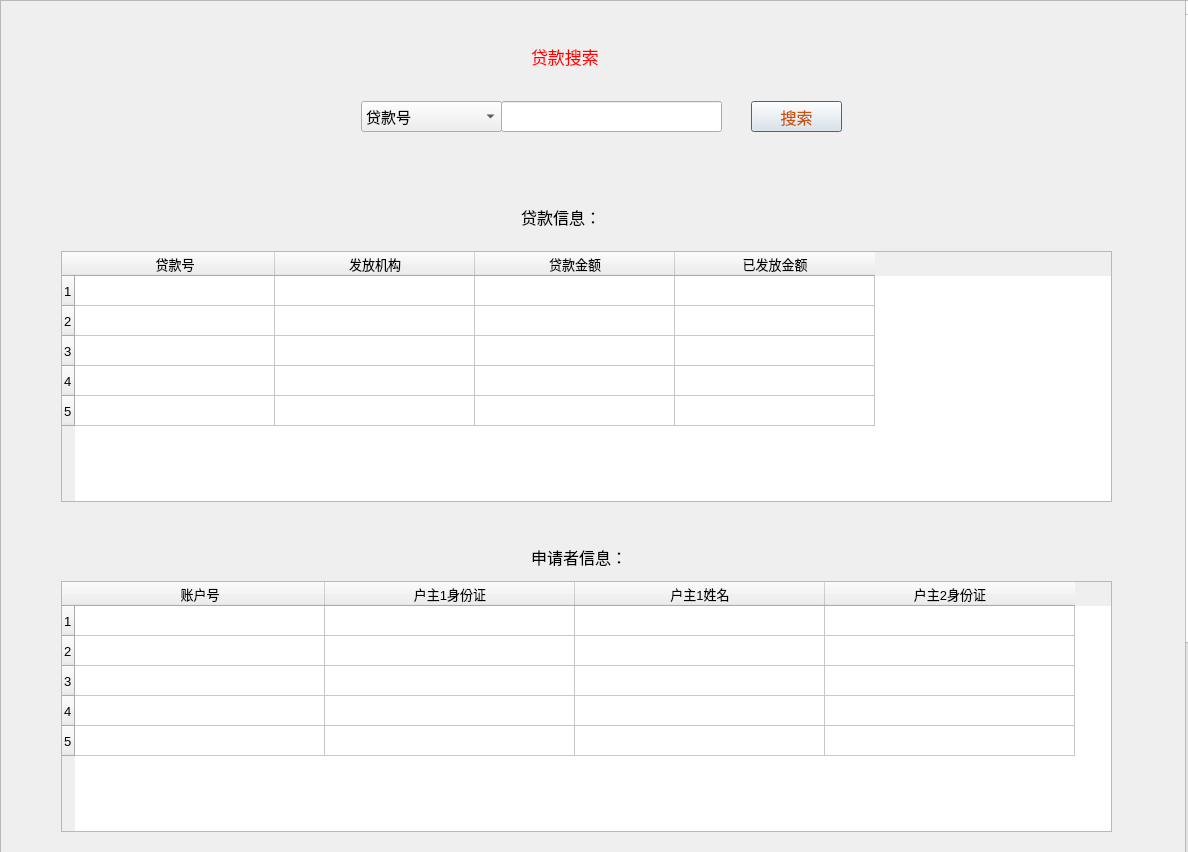
<?xml version="1.0" encoding="UTF-8"?>
<ui version="4.0">
 <class>laonSearch</class>
 <widget class="QDialog" name="laonSearch">
  <property name="geometry">
   <rect>
    <x>0</x>
    <y>0</y>
    <width>1188</width>
    <height>852</height>
   </rect>
  </property>
  <property name="windowTitle">
   <string>Dialog</string>
  </property>
  <widget class="QScrollArea" name="scrollArea">
   <property name="geometry">
    <rect>
     <x>0</x>
     <y>0</y>
     <width>1200</width>
     <height>1000</height>
    </rect>
   </property>
   <property name="verticalScrollBarPolicy">
    <enum>Qt::ScrollBarAlwaysOn</enum>
   </property>
   <property name="horizontalScrollBarPolicy">
    <enum>Qt::ScrollBarAlwaysOn</enum>
   </property>
   <property name="widgetResizable">
    <bool>false</bool>
   </property>
   <widget class="QWidget" name="scrollAreaWidgetContents">
    <property name="geometry">
     <rect>
      <x>0</x>
      <y>0</y>
      <width>2000</width>
      <height>1500</height>
     </rect>
    </property>
    <property name="styleSheet">
     <string notr="true">#scrollAreaWidgetContents {border-image: url(:/2.jpg);}
</string>
    </property>
    <widget class="QPushButton" name="Search">
     <property name="geometry">
      <rect>
       <x>750</x>
       <y>100</y>
       <width>91</width>
       <height>31</height>
      </rect>
     </property>
     <property name="font">
      <font>
       <pointsize>12</pointsize>
      </font>
     </property>
     <property name="styleSheet">
      <string notr="true">color:rgb(200, 84, 6)</string>
     </property>
     <property name="text">
      <string>搜索</string>
     </property>
    </widget>
    <widget class="QLabel" name="label">
     <property name="geometry">
      <rect>
       <x>530</x>
       <y>40</y>
       <width>111</width>
       <height>31</height>
      </rect>
     </property>
     <property name="font">
      <font>
       <pointsize>13</pointsize>
      </font>
     </property>
     <property name="styleSheet">
      <string notr="true">color:red</string>
     </property>
     <property name="text">
      <string>贷款搜索</string>
     </property>
    </widget>
    <widget class="QTableWidget" name="pay">
     <property name="geometry">
      <rect>
       <x>50</x>
       <y>930</y>
       <width>1051</width>
       <height>251</height>
      </rect>
     </property>
     <property name="font">
      <font>
       <pointsize>10</pointsize>
      </font>
     </property>
     <attribute name="horizontalHeaderDefaultSectionSize">
      <number>205</number>
     </attribute>
     <row>
      <property name="text">
       <string>1</string>
      </property>
     </row>
     <row>
      <property name="text">
       <string>2</string>
      </property>
     </row>
     <row>
      <property name="text">
       <string>3</string>
      </property>
     </row>
     <row>
      <property name="text">
       <string>4</string>
      </property>
     </row>
     <row>
      <property name="text">
       <string>5</string>
      </property>
     </row>
     <column>
      <property name="text">
       <string>账户号</string>
      </property>
     </column>
     <column>
      <property name="text">
       <string>11</string>
      </property>
     </column>
     <column>
      <property name="text">
       <string>户主1身份证</string>
      </property>
     </column>
     <column>
      <property name="text">
       <string>户主1姓名</string>
      </property>
     </column>
     <column>
      <property name="text">
       <string>户主2身份证</string>
      </property>
     </column>
     <item row="0" column="0">
      <property name="text">
       <string/>
      </property>
     </item>
    </widget>
    <widget class="QLabel" name="ts">
     <property name="geometry">
      <rect>
       <x>380</x>
       <y>150</y>
       <width>461</width>
       <height>21</height>
      </rect>
     </property>
     <property name="font">
      <font>
       <pointsize>11</pointsize>
      </font>
     </property>
     <property name="styleSheet">
      <string notr="true">color:red</string>
     </property>
     <property name="text">
      <string/>
     </property>
    </widget>
    <widget class="QLabel" name="label_3">
     <property name="geometry">
      <rect>
       <x>530</x>
       <y>540</y>
       <width>131</width>
       <height>31</height>
      </rect>
     </property>
     <property name="font">
      <font>
       <pointsize>12</pointsize>
      </font>
     </property>
     <property name="text">
      <string>申请者信息：</string>
     </property>
    </widget>
    <widget class="QTableWidget" name="client">
     <property name="geometry">
      <rect>
       <x>60</x>
       <y>580</y>
       <width>1051</width>
       <height>251</height>
      </rect>
     </property>
     <property name="font">
      <font>
       <pointsize>10</pointsize>
      </font>
     </property>
     <attribute name="horizontalHeaderDefaultSectionSize">
      <number>250</number>
     </attribute>
     <row>
      <property name="text">
       <string>1</string>
      </property>
     </row>
     <row>
      <property name="text">
       <string>2</string>
      </property>
     </row>
     <row>
      <property name="text">
       <string>3</string>
      </property>
     </row>
     <row>
      <property name="text">
       <string>4</string>
      </property>
     </row>
     <row>
      <property name="text">
       <string>5</string>
      </property>
     </row>
     <column>
      <property name="text">
       <string>账户号</string>
      </property>
     </column>
     <column>
      <property name="text">
       <string>户主1身份证</string>
      </property>
     </column>
     <column>
      <property name="text">
       <string>户主1姓名</string>
      </property>
     </column>
     <column>
      <property name="text">
       <string>户主2身份证</string>
      </property>
     </column>
     <item row="0" column="0">
      <property name="text">
       <string/>
      </property>
     </item>
    </widget>
    <widget class="QLabel" name="label_2">
     <property name="geometry">
      <rect>
       <x>520</x>
       <y>200</y>
       <width>101</width>
       <height>31</height>
      </rect>
     </property>
     <property name="font">
      <font>
       <pointsize>12</pointsize>
      </font>
     </property>
     <property name="text">
      <string>贷款信息：</string>
     </property>
    </widget>
    <widget class="QLineEdit" name="text">
     <property name="geometry">
      <rect>
       <x>500</x>
       <y>100</y>
       <width>221</width>
       <height>31</height>
      </rect>
     </property>
     <property name="font">
      <font>
       <pointsize>12</pointsize>
      </font>
     </property>
     <property name="text">
      <string/>
     </property>
    </widget>
    <widget class="QTableWidget" name="loan">
     <property name="geometry">
      <rect>
       <x>60</x>
       <y>250</y>
       <width>1051</width>
       <height>251</height>
      </rect>
     </property>
     <property name="font">
      <font>
       <pointsize>10</pointsize>
      </font>
     </property>
     <attribute name="horizontalHeaderDefaultSectionSize">
      <number>200</number>
     </attribute>
     <row>
      <property name="text">
       <string>1</string>
      </property>
     </row>
     <row>
      <property name="text">
       <string>2</string>
      </property>
     </row>
     <row>
      <property name="text">
       <string>3</string>
      </property>
     </row>
     <row>
      <property name="text">
       <string>4</string>
      </property>
     </row>
     <row>
      <property name="text">
       <string>5</string>
      </property>
     </row>
     <column>
      <property name="text">
       <string>贷款号</string>
      </property>
     </column>
     <column>
      <property name="text">
       <string>发放机构</string>
      </property>
     </column>
     <column>
      <property name="text">
       <string>贷款金额</string>
      </property>
     </column>
     <column>
      <property name="text">
       <string>已发放金额</string>
      </property>
     </column>
    </widget>
    <widget class="QComboBox" name="choice">
     <property name="geometry">
      <rect>
       <x>360</x>
       <y>100</y>
       <width>141</width>
       <height>31</height>
      </rect>
     </property>
     <property name="font">
      <font>
       <pointsize>11</pointsize>
      </font>
     </property>
     <item>
      <property name="text">
       <string>贷款号</string>
      </property>
     </item>
     <item>
      <property name="text">
       <string>户主身份证</string>
      </property>
     </item>
    </widget>
    <widget class="QLabel" name="label_4">
     <property name="geometry">
      <rect>
       <x>530</x>
       <y>880</y>
       <width>131</width>
       <height>31</height>
      </rect>
     </property>
     <property name="font">
      <font>
       <pointsize>12</pointsize>
      </font>
     </property>
     <property name="text">
      <string>贷款发放信息：</string>
     </property>
    </widget>
   </widget>
  </widget>
 </widget>
 <resources>
  <include location="../../pic2.qrc"/>
 </resources>
 <connections/>
</ui>
